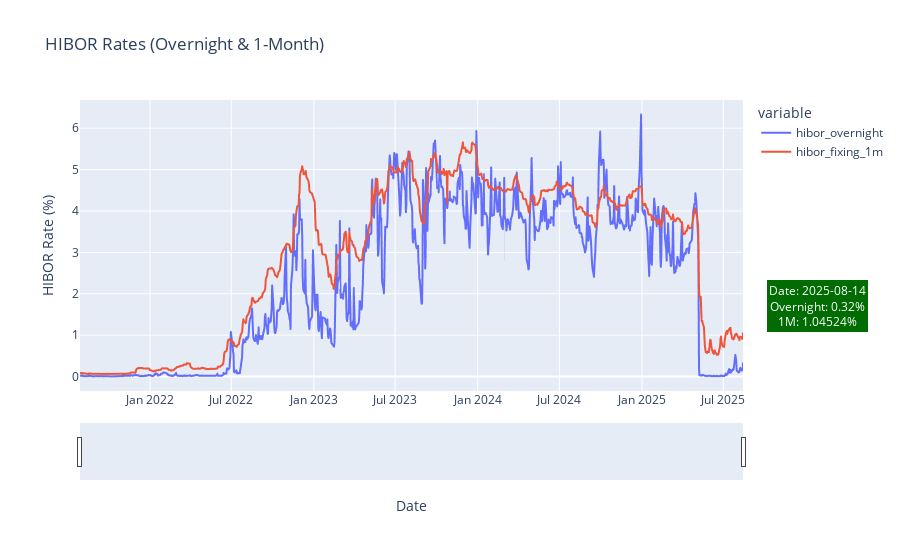

Notebook code cell kept with this figure:
### Code cell
hibor_fig = px.line(hibor_df,
             x='end_of_date', y=['hibor_overnight', 'hibor_fixing_1m'],
             title='HIBOR Rates (Overnight & 1-Month)',
             labels={'end_of_date': 'Date', 'value': 'HIBOR Rate (%)'},
             )

last_date = hibor_df['end_of_date'].iloc[0]
last_overnight = hibor_df['hibor_overnight'].iloc[0]
last_1m = hibor_df['hibor_fixing_1m'].iloc[0]

hibor_fig.add_annotation(
    text=f"Date: {last_date.strftime('%Y-%m-%d')}<br>Overnight: {last_overnight}%<br>1M: {last_1m}%",
    xref="paper", yref="paper",
    x=1.19, y=0.2,  
    showarrow=False,
    bgcolor="rgba(1, 108, 2, 1)",
    borderwidth=2,
    font=dict(size=12, color="white")
)

hibor_fig.update_layout(
    xaxis_rangeslider_visible=True,
)

hibor_fig.show()

### Figure 1 — Plotly figure (JSON) as saved in the notebook; plotly's stock layout.template omitted (floating-point values rounded to 4 significant figures; data arrays with more than 128 entries replaced by an {"elided": "..."} marker saying what was removed)
{"data": [{"hovertemplate": "variable=hibor_overnight<br>Date=%{x}<br>HIBOR Rate (%)=%{y}<extra></extra>", "legendgroup": "hibor_overnight", "line": {"color": "#636efa", "dash": "solid"}, "marker": {"symbol": "circle"}, "mode": "lines", "name": "hibor_overnight", "showlegend": true, "type": "scattergl", "x": {"elided": "999 str values"}, "xaxis": "x", "y": {"elided": "999 float values"}, "yaxis": "y"}, {"hovertemplate": "variable=hibor_fixing_1m<br>Date=%{x}<br>HIBOR Rate (%)=%{y}<extra></extra>", "legendgroup": "hibor_fixing_1m", "line": {"color": "#EF553B", "dash": "solid"}, "marker": {"symbol": "circle"}, "mode": "lines", "name": "hibor_fixing_1m", "showlegend": true, "type": "scattergl", "x": {"elided": "999 str values"}, "xaxis": "x", "y": {"elided": "999 float values"}, "yaxis": "y"}], "layout": {"annotations": [{"bgcolor": "rgba(1, 108, 2, 1)", "borderwidth": 2, "font": {"color": "white", "size": 12}, "showarrow": false, "text": "Date: 2025-08-14<br>Overnight: 0.32%<br>1M: 1.04524%", "x": 1.19, "xref": "paper", "y": 0.2, "yref": "paper"}], "legend": {"title": {"text": "variable"}, "tracegroupgap": 0}, "title": {"text": "HIBOR Rates (Overnight & 1-Month)"}, "xaxis": {"anchor": "y", "domain": [0, 1], "rangeslider": {"visible": true}, "title": {"text": "Date"}}, "yaxis": {"anchor": "x", "domain": [0, 1], "title": {"text": "HIBOR Rate (%)"}}}}
